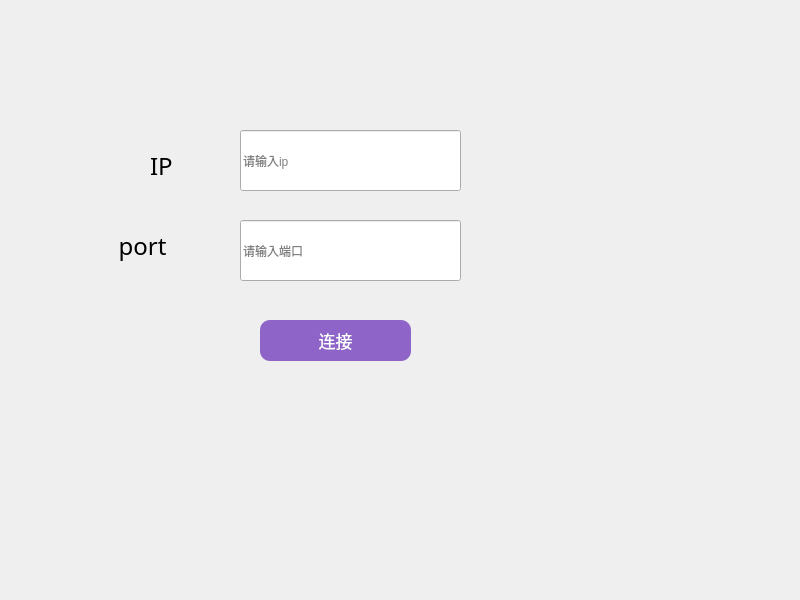
<?xml version="1.0" encoding="UTF-8"?>
<ui version="4.0">
 <class>Widget</class>
 <widget class="QWidget" name="Widget">
  <property name="geometry">
   <rect>
    <x>0</x>
    <y>0</y>
    <width>800</width>
    <height>600</height>
   </rect>
  </property>
  <property name="windowTitle">
   <string>Widget</string>
  </property>
  <widget class="QLineEdit" name="lineEdit">
   <property name="geometry">
    <rect>
     <x>240</x>
     <y>130</y>
     <width>221</width>
     <height>61</height>
    </rect>
   </property>
   <property name="styleSheet">
    <string notr="true">border-color: rgb(255, 0, 0);</string>
   </property>
   <property name="placeholderText">
    <string>请输入ip</string>
   </property>
  </widget>
  <widget class="QLineEdit" name="lineEdit_2">
   <property name="geometry">
    <rect>
     <x>240</x>
     <y>220</y>
     <width>221</width>
     <height>61</height>
    </rect>
   </property>
   <property name="placeholderText">
    <string>请输入端口</string>
   </property>
  </widget>
  <widget class="QLabel" name="label">
   <property name="geometry">
    <rect>
     <x>150</x>
     <y>140</y>
     <width>81</width>
     <height>51</height>
    </rect>
   </property>
   <property name="font">
    <font>
     <family>沐瑶随心手写体</family>
     <pointsize>18</pointsize>
    </font>
   </property>
   <property name="text">
    <string>IP</string>
   </property>
  </widget>
  <widget class="QPushButton" name="btn1">
   <property name="geometry">
    <rect>
     <x>260</x>
     <y>320</y>
     <width>151</width>
     <height>41</height>
    </rect>
   </property>
   <property name="font">
    <font>
     <family>叶根友行书繁</family>
     <pointsize>13</pointsize>
    </font>
   </property>
   <property name="mouseTracking">
    <bool>false</bool>
   </property>
   <property name="styleSheet">
    <string notr="true">border-radius:10px;
background-color: rgb(142, 100, 200);
color: rgb(255, 255, 255);
</string>
   </property>
   <property name="text">
    <string>连接</string>
   </property>
  </widget>
  <widget class="QLabel" name="label_2">
   <property name="geometry">
    <rect>
     <x>100</x>
     <y>230</y>
     <width>131</width>
     <height>31</height>
    </rect>
   </property>
   <property name="font">
    <font>
     <family>沐瑶随心手写体</family>
     <pointsize>18</pointsize>
    </font>
   </property>
   <property name="text">
    <string>   port</string>
   </property>
  </widget>
 </widget>
 <resources/>
 <connections/>
</ui>
